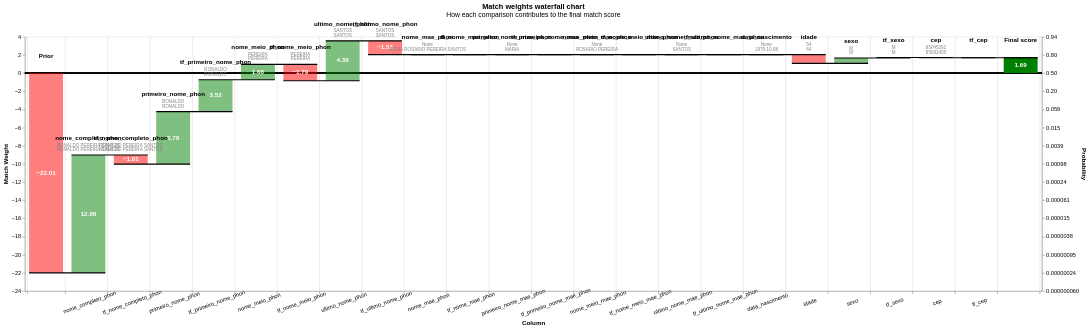

The cell this chart's notebook holds for it:
### Markdown cell above
## Waterfall — amostra de pares

Contribuição de cada comparação ao match weight (5 pares).

### Code cell
records_to_plot = df_predictions.head(5).to_dict(orient="records")
linker.visualisations.waterfall_chart(records_to_plot, filter_nulls=False)


#records_sample = df_predictions.to_dict(orient='records')
#Linker.visualisations.waterfall_chart(records_sample, filter_nulls=False)
